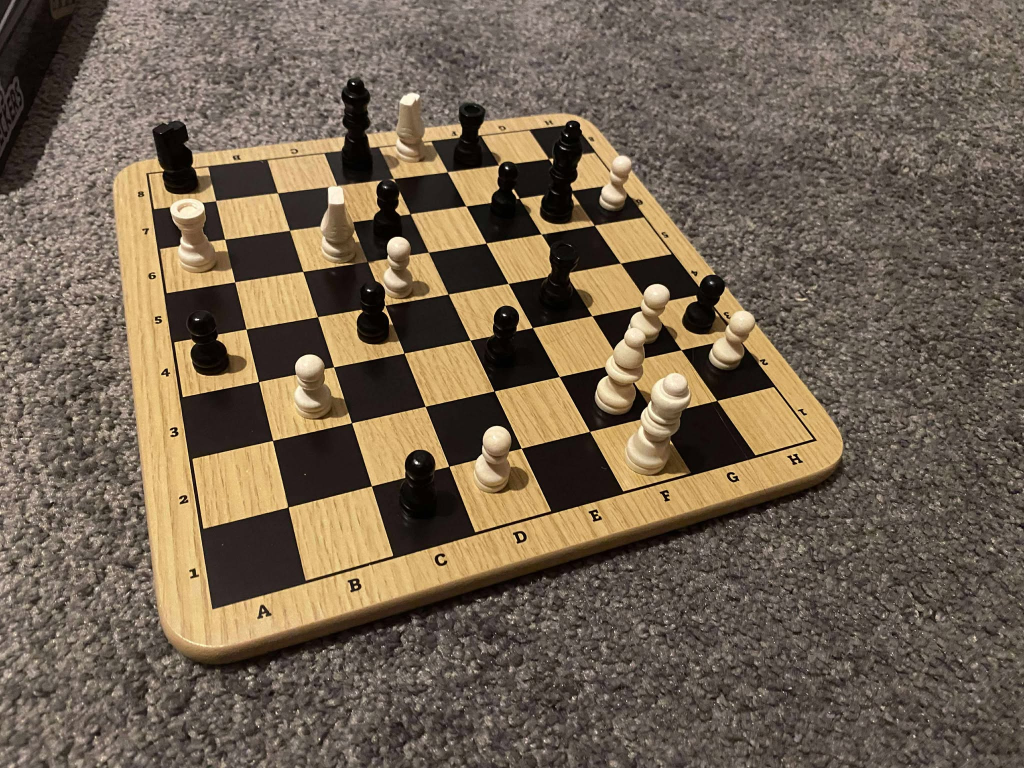
#> input picture img.jpg, 2048 x 1536 px (shown at 1/2 size)
$ python -i warp_board_new.py   (imports and definitions only)
#> lines starting #> are read from the running program, lines starting #| are printed output that depends on the picture; after the words box and inside, x2 and y2 are one past the last pixel; in counts of white or black regions, pixels touching at a corner belong together
#> further down, picture is the input picture: shape (1536, 2048, 3); mean B, G, R 81, 98.7, 113.9
import cv2
import numpy as np


# [15 lines left out: function order_corners, not called in this run]


def cluster_lines(lines, angle_threshold=10, distance_threshold=20):
    """Cluster similar lines together and return representative lines."""
    if lines is None or len(lines) == 0:
        return []

    clusters = []

    for line in lines:
        x1, y1, x2, y2 = line[0]

        # Calculate line parameters
        angle = np.degrees(np.arctan2(y2 - y1, x2 - x1)) % 180
        length = np.sqrt((x2 - x1)**2 + (y2 - y1)**2)

        # Calculate midpoint and perpendicular distance from origin
        mid_x, mid_y = (x1 + x2) / 2, (y1 + y2) / 2

        # Find if this line belongs to existing cluster
        found_cluster = False
        for cluster in clusters:
            cluster_angle = cluster['angle']
            cluster_pos = cluster['position']

            # Check if angles are similar
            angle_diff = min(abs(angle - cluster_angle),
                           abs(angle - cluster_angle + 180),
                           abs(angle - cluster_angle - 180))

            # Check if positions are similar (for parallel lines)
            pos_diff = np.sqrt((mid_x - cluster_pos[0])**2 + (mid_y - cluster_pos[1])**2)

            if angle_diff < angle_threshold and pos_diff < distance_threshold:
                # Add to this cluster
                cluster['lines'].append(line[0])
                cluster['lengths'].append(length)
                found_cluster = True
                break

        if not found_cluster:
            # Create new cluster
            clusters.append({
                'angle': angle,
                'position': (mid_x, mid_y),
                'lines': [line[0]],
                'lengths': [length]
            })

    # Get the longest line from each cluster
    representative_lines = []
    for cluster in clusters:
        # Find the longest line in the cluster
        max_idx = np.argmax(cluster['lengths'])
        representative_lines.append(cluster['lines'][max_idx])

    return representative_lines


def line_segment_intersection(line1, line2):
    """Find intersection of two line segments (extended to infinite lines)."""
    x1, y1, x2, y2 = line1
    x3, y3, x4, y4 = line2

    denom = (x1 - x2) * (y3 - y4) - (y1 - y2) * (x3 - x4)
    if abs(denom) < 1e-10:
        return None

    px = ((x1*y2 - y1*x2) * (x3 - x4) - (x1 - x2) * (x3*y4 - y3*x4)) / denom
    py = ((x1*y2 - y1*x2) * (y3 - y4) - (y1 - y2) * (x3*y4 - y3*x4)) / denom

    return (int(px), int(py))


def detect_board_hough(img, img_rgb, board_size=800):
    """
    Detect board using Hough lines - works even when corners are occluded by pieces.
    """
#> called with board_size = 800
    print("\n🔍 Method 1: Hough Line Detection")

    gray = cv2.cvtColor(img, cv2.COLOR_BGR2GRAY)
    blur = cv2.GaussianBlur(gray, (5, 5), 0)
    edges = cv2.Canny(blur, 50, 150)
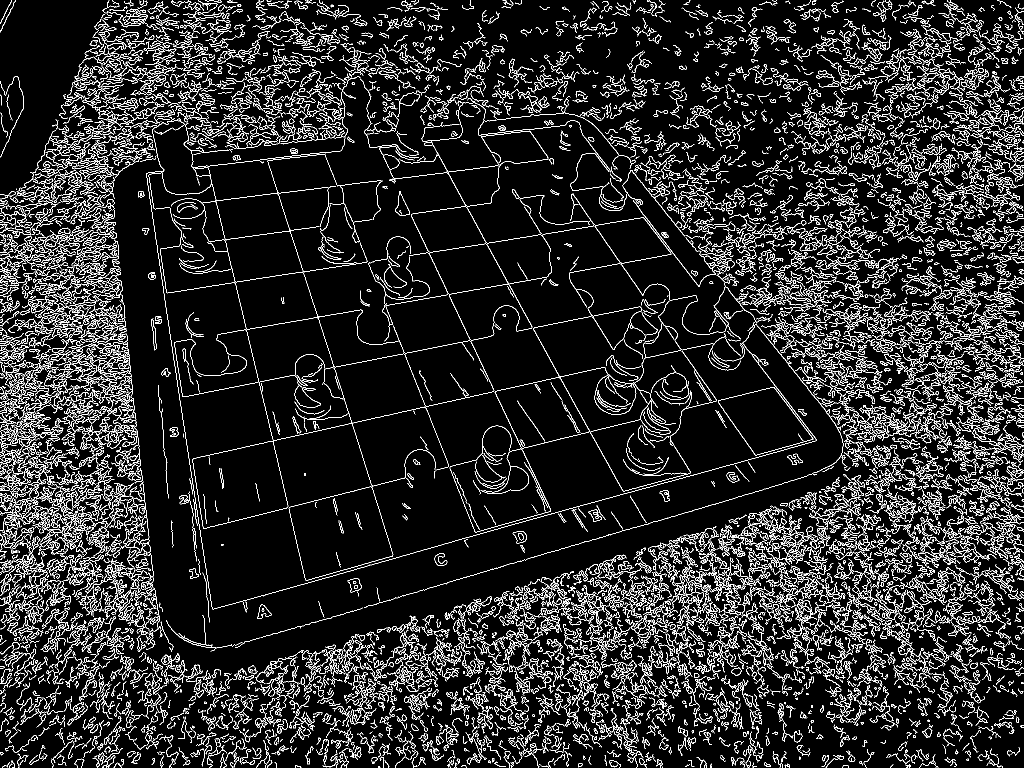
#> edges: shape (1536, 2048) (shown at 1/2 size); 10.5% white in thin lines or dots

    # Detect line segments
    lines = cv2.HoughLinesP(edges, 1, np.pi/180, threshold=100,
                           minLineLength=100, maxLineGap=50)
#> lines = 1993 rows, first 6: [1103, 143, 1981, 1228], [1095, 317, 1513, 915], [561, 1018, 1313, 830], [308, 692, 1248, 526], [435, 669, 714, 620], [104, 1534, 2046, 977]

    if lines is None or len(lines) < 4:
        print("  ❌ Not enough lines detected")
        return None, None

    print(f"  📊 Detected {len(lines)} raw lines")
#|   📊 Detected 1993 raw lines

    # Cluster similar lines
    clustered_lines = cluster_lines(lines, angle_threshold=15, distance_threshold=30)
#> the loop in cluster_lines, `for line in lines:` made 1993 passes
#> (x1, y1, x2, y2, angle, length, mid_x, mid_y) on passes 1 to 3: (1103, 143, 1981, 1228, 51.02, 1395.7, 1542, 685.5), (1095, 317, 1513, 915, 55.05, 729.6, 1304, 616), (561, 1018, 1313, 830, 166, 775.1, 937, 924)
    print(f"  📊 Clustered into {len(clustered_lines)} representative lines")
#|   📊 Clustered into 983 representative lines

    # Separate into horizontal and vertical lines
    horizontal_lines = []
    vertical_lines = []

    for line in clustered_lines:
        x1, y1, x2, y2 = line
        angle = abs(np.degrees(np.arctan2(y2 - y1, x2 - x1)))
        length = np.sqrt((x2 - x1)**2 + (y2 - y1)**2)

        # Horizontal (angle close to 0° or 180°)
        if angle < 30 or angle > 150:
            horizontal_lines.append(line)
        # Vertical (angle close to 90°)
        elif 60 < angle < 120:
            vertical_lines.append(line)
#> this loop made 983 passes

    print(f"  📐 {len(horizontal_lines)} horizontal, {len(vertical_lines)} vertical lines")
#|   📐 634 horizontal, 188 vertical lines

    if len(horizontal_lines) < 2 or len(vertical_lines) < 2:
        print("  ❌ Not enough horizontal/vertical lines")
        return None, None

    # Find outermost lines
    top_line = min(horizontal_lines, key=lambda l: (l[1] + l[3]) / 2)
    bottom_line = max(horizontal_lines, key=lambda l: (l[1] + l[3]) / 2)
    left_line = min(vertical_lines, key=lambda l: (l[0] + l[2]) / 2)
    right_line = max(vertical_lines, key=lambda l: (l[0] + l[2]) / 2)

    # Find 4 corner intersections
    top_left = line_segment_intersection(top_line, left_line)
    top_right = line_segment_intersection(top_line, right_line)
    bottom_left = line_segment_intersection(bottom_line, left_line)
    bottom_right = line_segment_intersection(bottom_line, right_line)

    corners = [top_left, top_right, bottom_right, bottom_left]

    if None in corners:
        print("  ❌ Could not find all corner intersections")
        return None, None

    pts_src = np.float32(corners)

    # Visualize
    contoured_img = img.copy()

    # Draw all detected lines (thin gray)
    for line in clustered_lines:
        x1, y1, x2, y2 = line
        cv2.line(contoured_img, (x1, y1), (x2, y2), (128, 128, 128), 1)
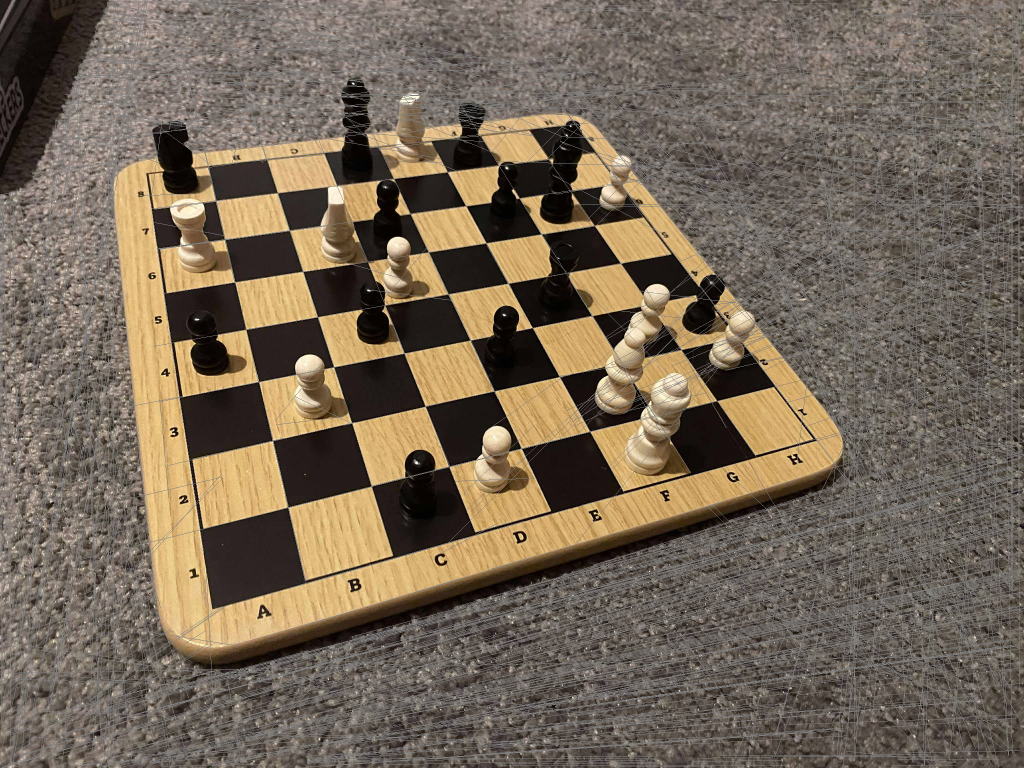
#> contoured_img: shape (1536, 2048, 3) (shown at 1/2 size); 15.38% of pixels changed, all inside (x1, y1, x2, y2) = (0, 0, 2048, 1536)

    # Draw the 4 outermost lines (thick colored)
    cv2.line(contoured_img, tuple(top_line[:2]), tuple(top_line[2:]), (0, 255, 0), 3)
#> contoured_img: shape (1536, 2048, 3); 0.04% of pixels changed, all inside (x1, y1, x2, y2) = (223, 0, 466, 5)
    cv2.line(contoured_img, tuple(bottom_line[:2]), tuple(bottom_line[2:]), (0, 255, 0), 3)
#> contoured_img: shape (1536, 2048, 3); mean B, G, R 87.4, 103.7, 116.9
    cv2.line(contoured_img, tuple(left_line[:2]), tuple(left_line[2:]), (255, 0, 0), 3)
    cv2.line(contoured_img, tuple(right_line[:2]), tuple(right_line[2:]), (255, 0, 0), 3)
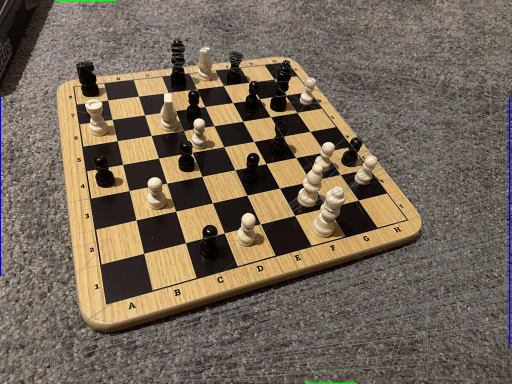
#> contoured_img: shape (1536, 2048, 3) (shown at 1/4 size); mean B, G, R 87.8, 103.4, 116.6

    # Draw corners
    colors = [(255, 0, 0), (0, 255, 0), (0, 0, 255), (255, 255, 0)]
    labels = ['TL', 'TR', 'BR', 'BL']
    for corner, color, label in zip(corners, colors, labels):
        cv2.circle(contoured_img, corner, 12, color, -1)
        cv2.circle(contoured_img, corner, 15, (255, 255, 255), 2)
        cv2.putText(contoured_img, label, (corner[0] - 15, corner[1] - 20),
                   cv2.FONT_HERSHEY_SIMPLEX, 0.6, (255, 255, 255), 2)
#> this loop made 4 passes
#> (corner, color, label) on passes 1 to 4: ((1, 2), (255, 0, 0), 'TL'), ((2038, 2), (0, 255, 0), 'TR'), ((2038, 1532), (0, 0, 255), 'BR'), ((1, 1532), (255, 255, 0), 'BL')
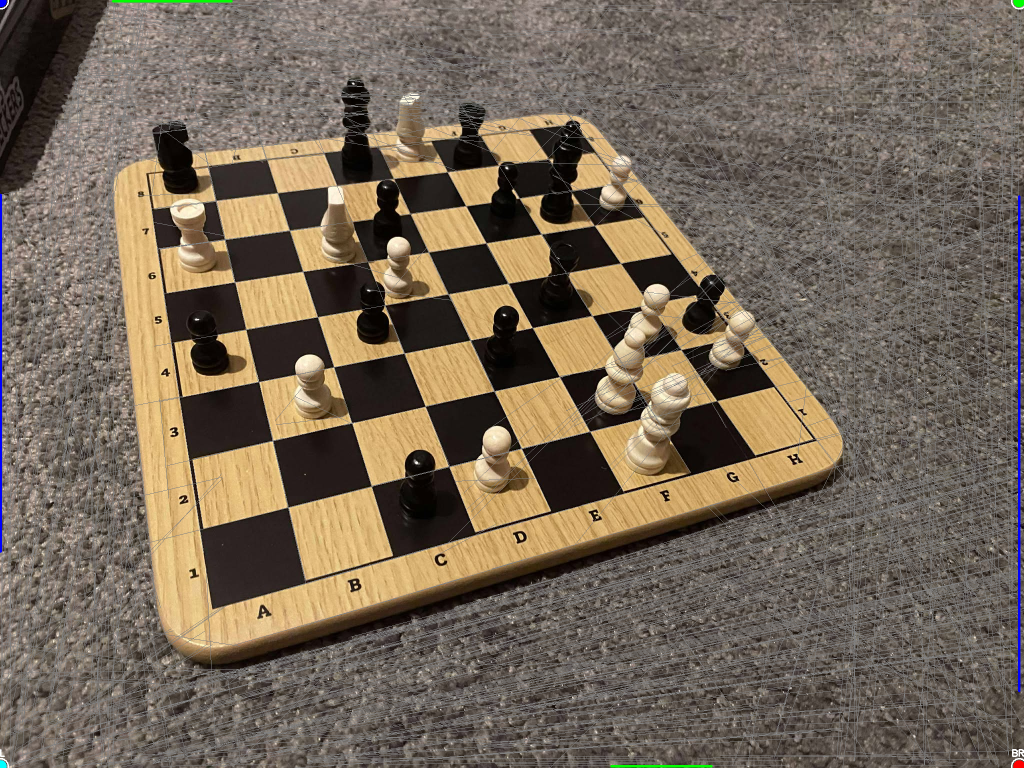
#> contoured_img: shape (1536, 2048, 3) (shown at 1/2 size); 0.05% of pixels changed, all inside (x1, y1, x2, y2) = (0, 0, 2048, 1536)

    print("  ✅ Successfully detected board via Hough lines!")
    return pts_src, contoured_img


# [82 lines left out: function detect_board_contour, not called in this run]


def detect_board(img, board_size=800):
    """
    Hybrid detection: tries Hough lines first (better for occluded corners),
    then falls back to contour detection.
    """
    img_rgb = cv2.cvtColor(img, cv2.COLOR_BGR2RGB)

    # Try Hough line detection first (best for occluded corners)
    pts_src, contoured_img = detect_board_hough(img, img_rgb, board_size)

    # Fall back to contour detection
    if pts_src is None:
        pts_src, contoured_img = detect_board_contour(img, img_rgb, board_size)

    if pts_src is None:
        print("\n❌ Both detection methods failed")
        return None, None

    # Add margin by expanding source points outward
    margin = 80
    center_x = np.mean(pts_src[:, 0])
    center_y = np.mean(pts_src[:, 1])

    expansion_ratio = 1 + (2 * margin / board_size)
    expanded_pts_src = []

    for pt in pts_src:
        dx = pt[0] - center_x
        dy = pt[1] - center_y
        new_x = center_x + dx * expansion_ratio
        new_y = center_y + dy * expansion_ratio
        expanded_pts_src.append([new_x, new_y])
#> this loop made 4 passes
#> pt on passes 1 to 4: [1, 2], [2038, 2], [2038, 1532], [1, 1532]

    expanded_pts_src = np.float32(expanded_pts_src)
    print(f"\nAdded {margin}px margin")

    # Perform perspective warp
    pts_dst = np.float32([[0, 0], [board_size, 0], [board_size, board_size], [0, board_size]])
    M = cv2.getPerspectiveTransform(expanded_pts_src, pts_dst)
    warp = cv2.warpPerspective(img_rgb, M, (board_size, board_size))
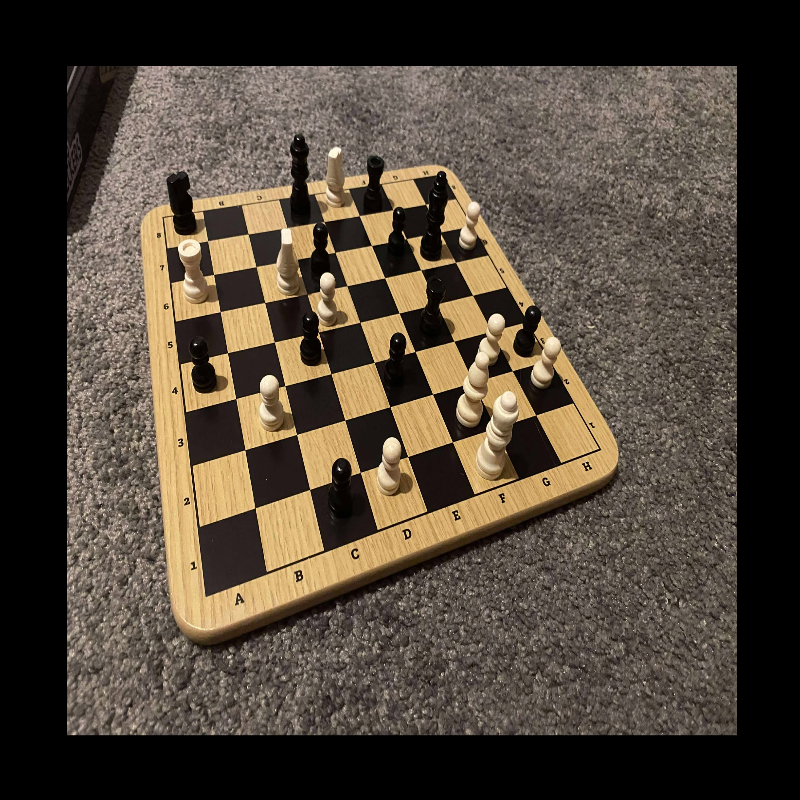
#> warp: shape (800, 800, 3); mean R, G, B 79.8, 69.2, 56.7

    print("✅ Board successfully warped!\n")
    return warp, contoured_img


# [12 lines left out: function process_chess_image, not called in this run]

>>> import cv2
>>> picture = cv2.imread('img.jpg')
>>> result = detect_board(picture)

$ run again, on blah.png
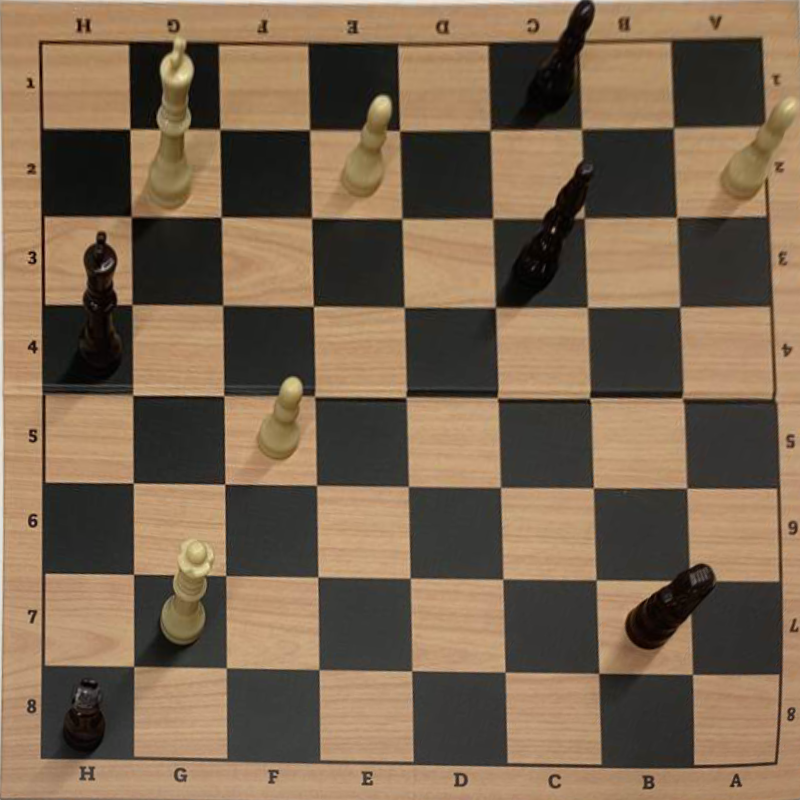
#> input picture blah.png, 800 x 800 px
#> picture is the input picture: shape (800, 800, 3); mean B, G, R 79.2, 101.2, 122.3
#> in detect_board_hough, `edges = cv2.Canny(blur, 50, 150)`:
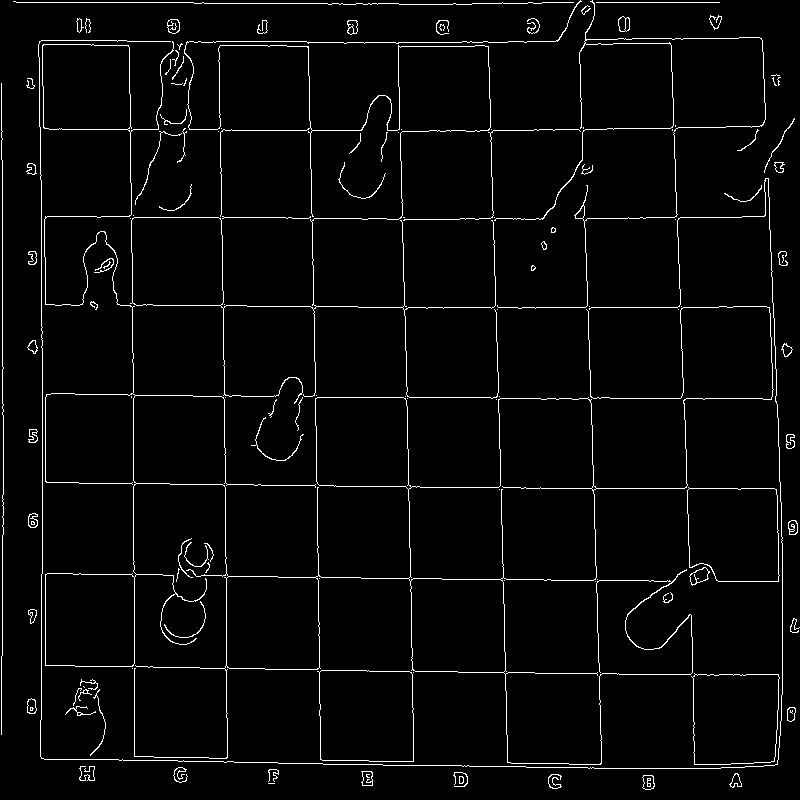
#> edges: shape (800, 800); 3.2% white in thin lines or dots
#> lines = 53 rows, first 6: [308, 3, 321, 763], [41, 758, 635, 768], [311, 307, 773, 307], [16, 2, 203, 2], [677, 214, 693, 676], [2, 655, 2, 495]
#|   📊 Detected 53 raw lines
#> the loop in cluster_lines, `for line in lines:` made 53 passes
#> (x1, y1, x2, y2, angle, length, mid_x, mid_y) on passes 1 to 8: (308, 3, 321, 763, 89.02, 760.1, 314.5, 383), (41, 758, 635, 768, 0.964, 594.1, 338, 763), (311, 307, 773, 307, 0, 462, 542, 307), (16, 2, 203, 2, 0, 187, 109.5, 2), (677, 214, 693, 676, 88.02, 462.3, 685, 445), (2, 655, 2, 495, 90, 160, 2, 575), (579, 58, 597, 601, 88.1, 543.3, 588, 329.5), (1, 664, 545, 673, 0.948, 544.1, 273, 668.5)
#> after the loop in cluster_lines, `for line in lines:`: clusters = 53 items
#> the loop in cluster_lines, `for cluster in clusters:` made 53 passes
#> after the loop in cluster_lines, `for cluster in clusters:`: representative_lines = 53 items, first 6: [308, 3, 321, 763], [41, 758, 635, 768], [311, 307, 773, 307], [16, 2, 203, 2], [677, 214, 693, 676], [2, 655, 2, 495]
#> clustered_lines has the same summary as representative_lines in cluster_lines
#|   📊 Clustered into 53 representative lines
#> the loop in detect_board_hough, `for line in clustered_lines:` made 53 passes
#> (x1, y1, x2, y2, angle, length) on passes 1 to 8: (308, 3, 321, 763, 89.02, 760.1), (41, 758, 635, 768, 0.964, 594.1), (311, 307, 773, 307, 0, 462), (16, 2, 203, 2, 0, 187), (677, 214, 693, 676, 88.02, 462.3), (2, 655, 2, 495, 90, 160), (579, 58, 597, 601, 88.1, 543.3), (1, 664, 545, 673, 0.948, 544.1)
#|   📐 31 horizontal, 22 vertical lines
#> the loop in detect_board_hough, `for line in clustered_lines:` made 53 passes
#> the loop in detect_board_hough, `for corner, color, label in zip(corners, colors, labels):` made 4 passes
#> (corner, color, label) on passes 1 to 4: ((2, 2), (255, 0, 0), 'TL'), ((782, 2), (0, 255, 0), 'TR'), ((782, 770), (0, 0, 255), 'BR'), ((2, 757), (255, 255, 0), 'BL')
#> the loop in detect_board, `for pt in pts_src:` made 4 passes
#> pt on passes 1 to 4: [2, 2], [782, 2], [782, 770], [2, 757]
#> in detect_board, `warp = cv2.warpPerspective(img_rgb, M, (board_size, board_size))`:
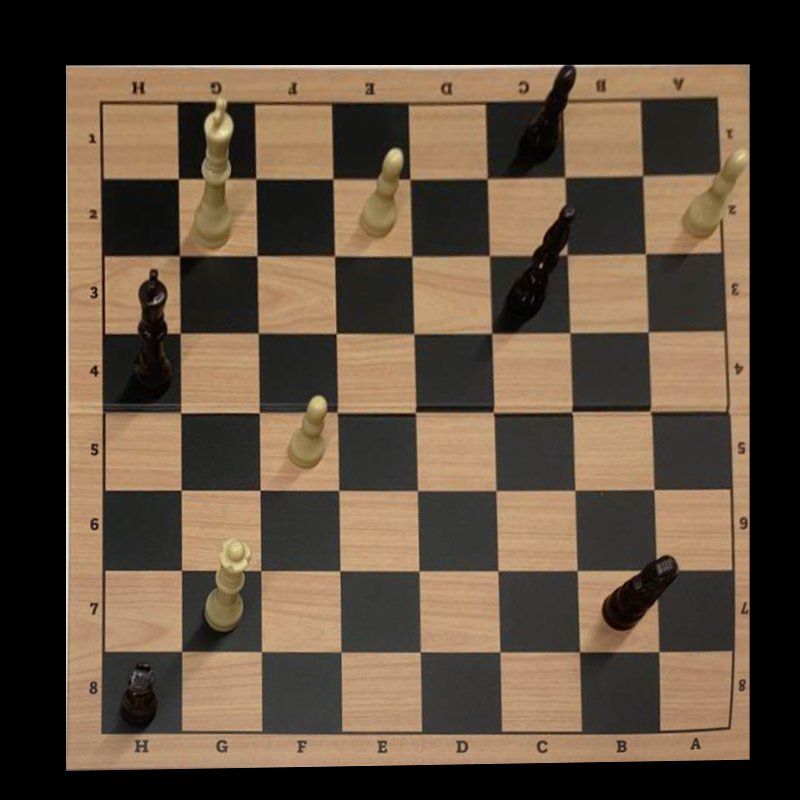
#> warp: shape (800, 800, 3); mean R, G, B 91.6, 75.7, 59.2
